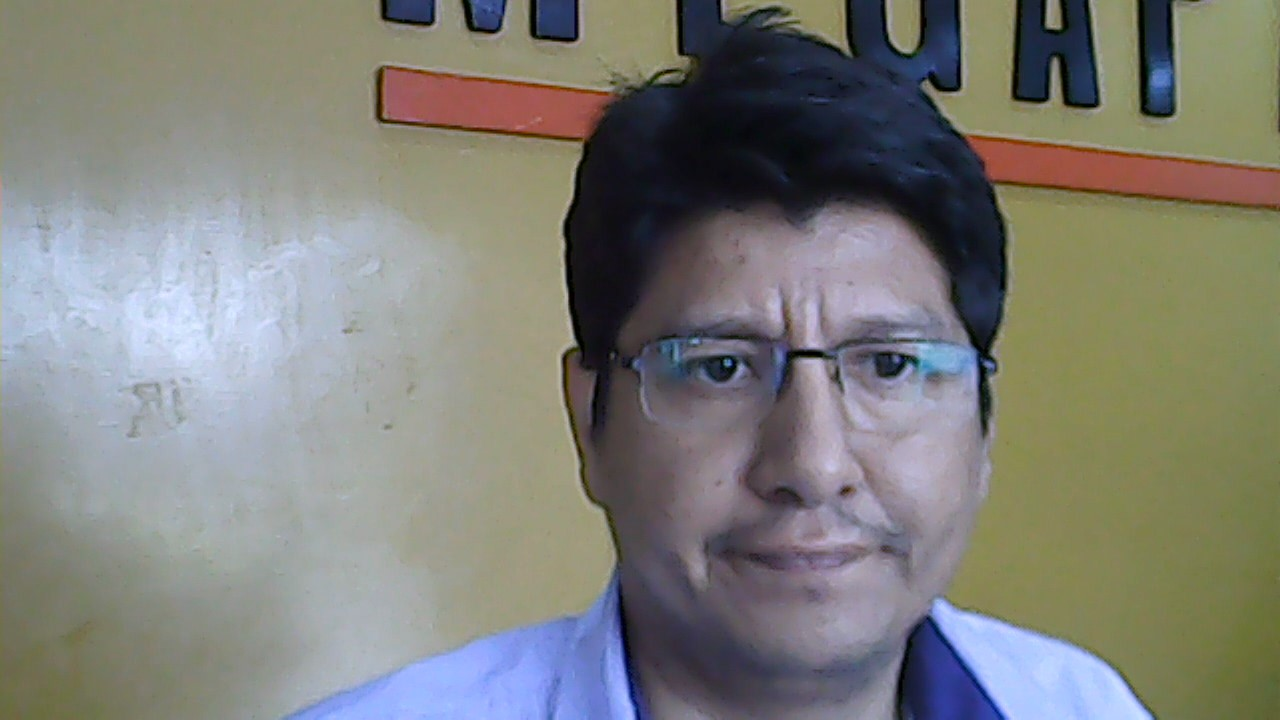
#> input picture datasets/faces/1/WIN_20241024_15_07_22_Pro.jpg, 1280 x 720 px, given in place of mesi_6.jpg, which was not available
$ python registrar_foto.py
#> lines starting #> are read from the running program, lines starting #| are printed output that depends on the picture; pictures that were not available may be replaced by others from this repository, and a replacement may not be noted
import cv2
import os

def registrar_foto(imagen, id_user):
    # Cargar el clasificador de cara de OpenCV
#> called with imagen = 'otros/mesi_6.jpg', id_user = 8
    face_cascade = cv2.CascadeClassifier(cv2.data.haarcascades + 'haarcascade_frontalface_default.xml')

    # Leer la imagen
    img = cv2.imread(imagen)
#> img is the input picture: shape (720, 1280, 3); mean B, G, R 121.3, 126.9, 126.8

    # Verificar si la imagen fue cargada correctamente
    if img is None:
        print(f"Error: No se pudo cargar la imagen en {imagen}.")
        return

    # Convertir la imagen a escala de grises
    gray = cv2.cvtColor(img, cv2.COLOR_BGR2GRAY)
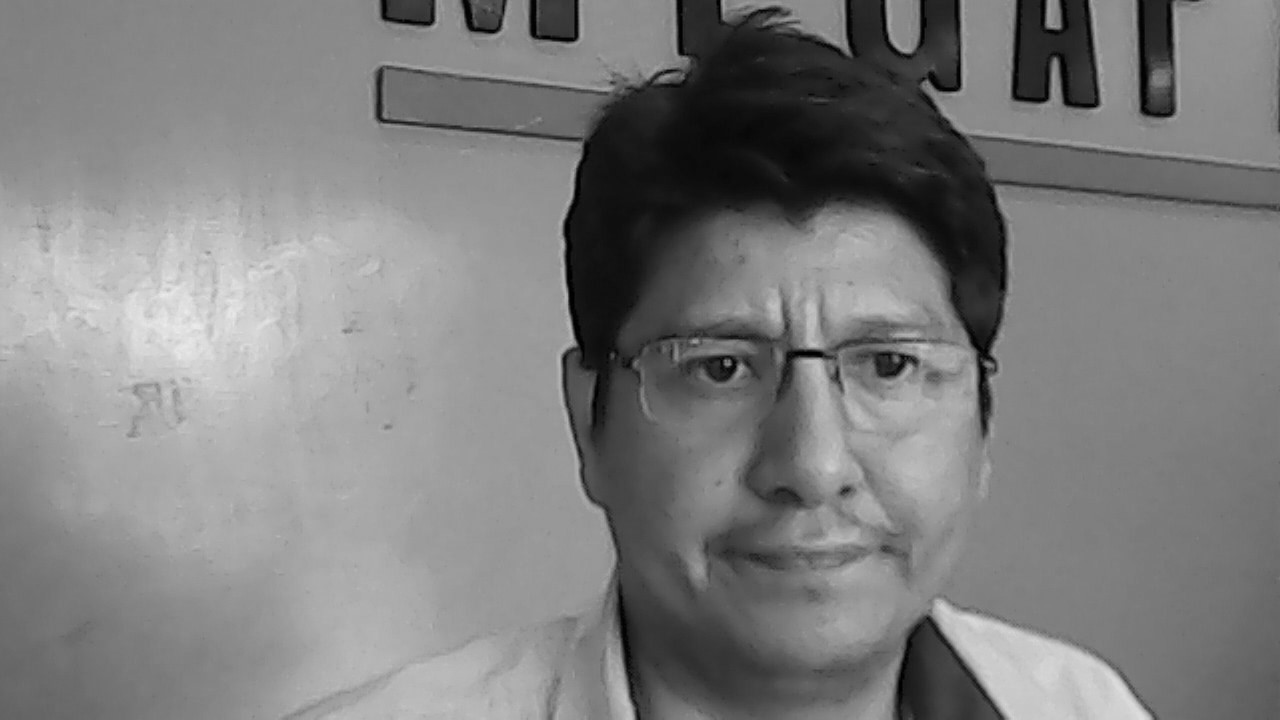
#> gray: shape (720, 1280); min 0, max 235, mean 126.2

    # Detectar caras en la imagen
    faces = face_cascade.detectMultiScale(gray, scaleFactor=1.1, minNeighbors=5, minSize=(30, 30))
#> faces = [[598, 206, 421, 421]]

    # Si se detecta al menos una cara
    if len(faces) > 0:
        for (x, y, w, h) in faces:
            # Recortar la cara de la imagen
            face_img = img[y:y+h, x:x+w]

            # Crear el directorio si no existe dentro de una carpeta con el ID del usuario
            os.makedirs(f'datasets/faces/{id_user}', exist_ok=True)

            # Guardar la imagen de la cara recortada
            face_file_name = f'datasets/faces/{id_user}/user_{id_user}.jpg'  # Cambia el nombre si necesitas
            cv2.imwrite(face_file_name, face_img)
            print(f"Foto registrada exitosamente: {face_file_name}")
            break  # Solo guardamos la primera cara detectada
#> this loop made 1 pass
#> (x, y, w, h, face_file_name) on pass 1: (598, 206, 421, 421, 'datasets/faces/8/user_8.jpg')
#| Foto registrada exitosamente: datasets/faces/8/user_8.jpg
#> pass 1, in registrar_foto, `face_img = img[y:y+h, x:x+w]`:
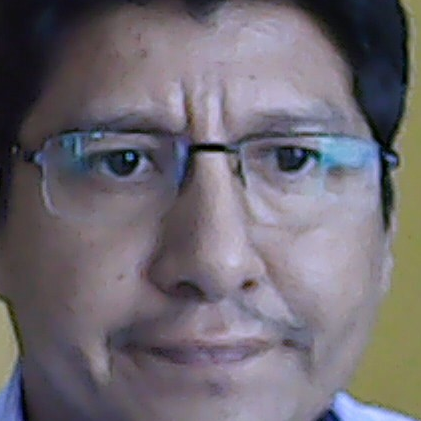
#> face_img: shape (421, 421, 3); mean B, G, R 113.6, 105.4, 110.9
    else:
        print("No se detectó ninguna cara en la imagen.")

# Registrar una foto de un usuario
foto = "otros/mesi_6.jpg"
registrar_foto(foto, 8)

$ run again, on datasets/faces/2/WIN_20241024_15_15_29_Pro.jpg
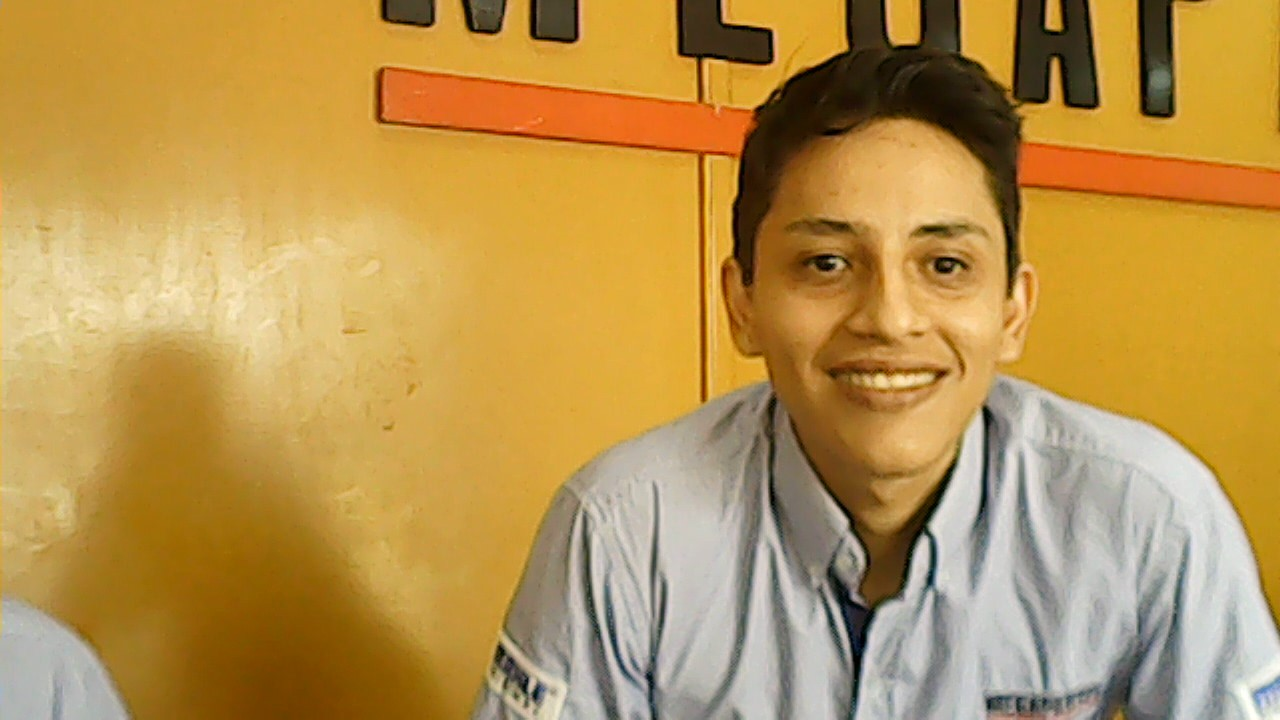
#> input picture datasets/faces/2/WIN_20241024_15_15_29_Pro.jpg, 1280 x 720 px, given in place of mesi_6.jpg, which was not available
#> in registrar_foto, img is the input picture: shape (720, 1280, 3); mean B, G, R 80.2, 148, 185
#> in registrar_foto, `gray = cv2.cvtColor(img, cv2.COLOR_BGR2GRAY)`:
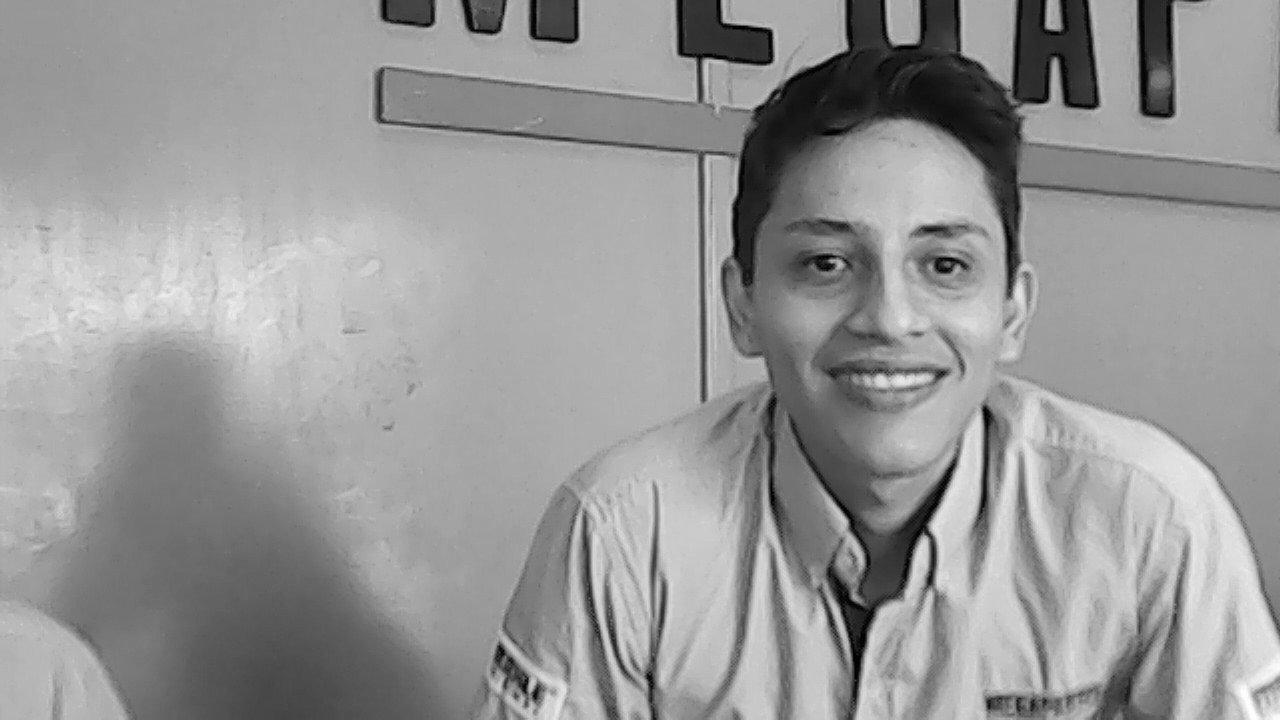
#> gray: shape (720, 1280); min 0, max 254, mean 151.3
#> faces = [[733, 137, 314, 314]]
#> the loop in registrar_foto, `for (x, y, w, h) in faces:` made 1 pass
#> (x, y, w, h, face_file_name) on pass 1: (733, 137, 314, 314, 'datasets/faces/8/user_8.jpg')
#> (printed output is left out)
#> pass 1, in registrar_foto, `face_img = img[y:y+h, x:x+w]`:
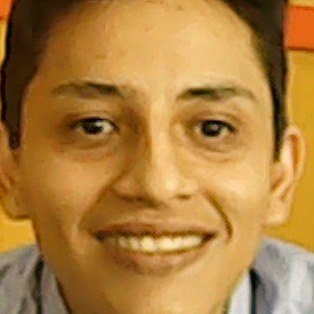
#> face_img: shape (314, 314, 3); mean B, G, R 63.6, 127.2, 173.3

$ run again, on datasets/faces/3/user_3.jpg
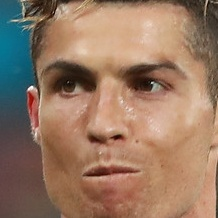
#> input picture datasets/faces/3/user_3.jpg, 218 x 218 px, given in place of mesi_6.jpg, which was not available
#> in registrar_foto, img is the input picture: shape (218, 218, 3); mean B, G, R 99.6, 120.6, 151.3
#> in registrar_foto, `gray = cv2.cvtColor(img, cv2.COLOR_BGR2GRAY)`:
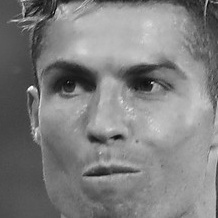
#> gray: shape (218, 218); min 4, max 251, mean 127.4
#> faces = [[17, 14, 181, 181]]
#> the loop in registrar_foto, `for (x, y, w, h) in faces:` made 1 pass
#> (x, y, w, h, face_file_name) on pass 1: (17, 14, 181, 181, 'datasets/faces/8/user_8.jpg')
#> (printed output is left out)
#> pass 1, in registrar_foto, `face_img = img[y:y+h, x:x+w]`:
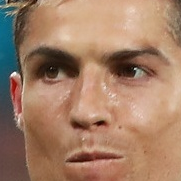
#> face_img: shape (181, 181, 3); mean B, G, R 102.9, 126.7, 163.1
